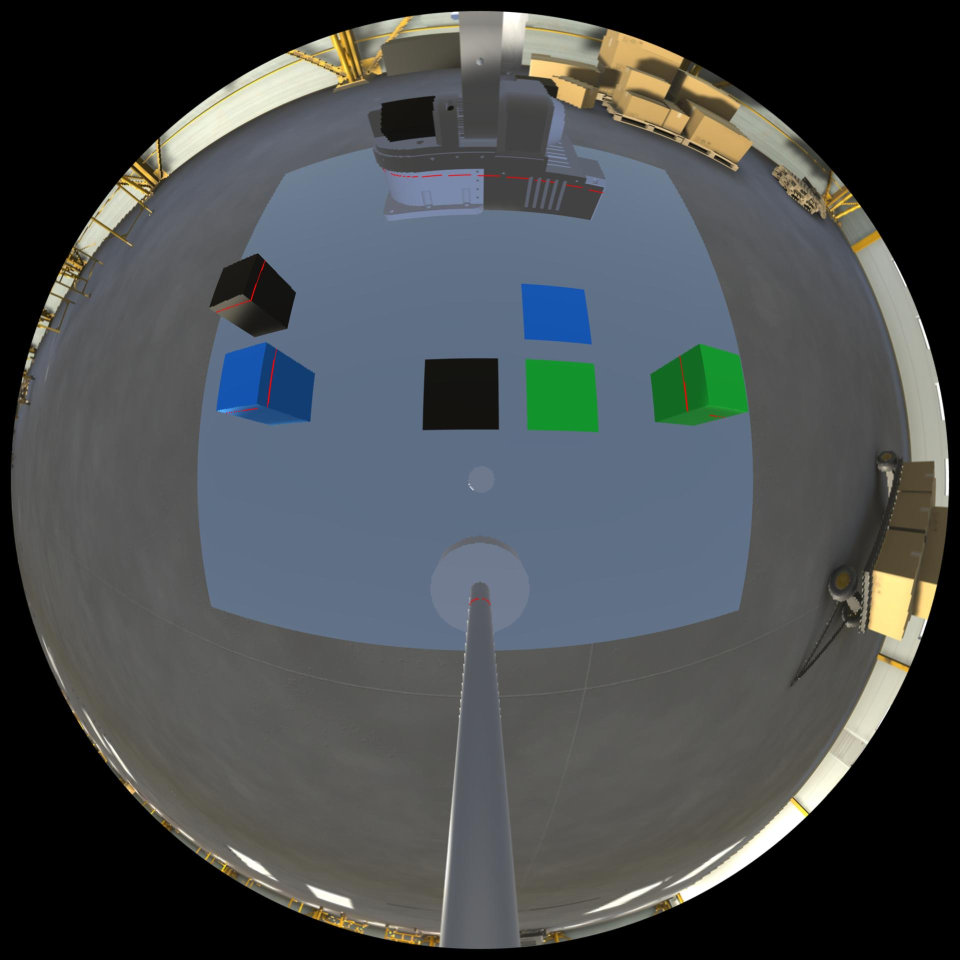
%> input picture MatlabProject/2_Tutorial_Basic_Single_Map/TestImages/image.jpg, 1920 x 1920 px (shown at 1/2 size)
$ octave TutorialBasic.m   (GNU Octave 9; MATLAB toolbox functions it lacks are replaced by stand-ins)
%> lines starting %> are read from the running program, lines starting %| are printed output that depends on the picture; in (x1, y1, x2, y2) boxes, pixels count from 0 and x2, y2 are one past the last pixel; in counts of white or black regions, pixels touching at a corner belong together; the program's own positions count from 1
%> further down, image is the input picture: size 1920x1920x3 uint8; mean R, G, B 72.6, 77.2, 78.9
### MatlabProject/2_Tutorial_Basic_Single_Map/las_segm.m
function BW = las_segm(img)
% http://matlabtricks.com/post-35/a-simple-image-segmentation-example-in-
warning('off','Images:initSize:adjustingMag');
image = img;     % read image
[height, width, planes] = size(image);
%> height = 1920; width = 1920; planes = 3
rgb = reshape(image, height, width * planes);
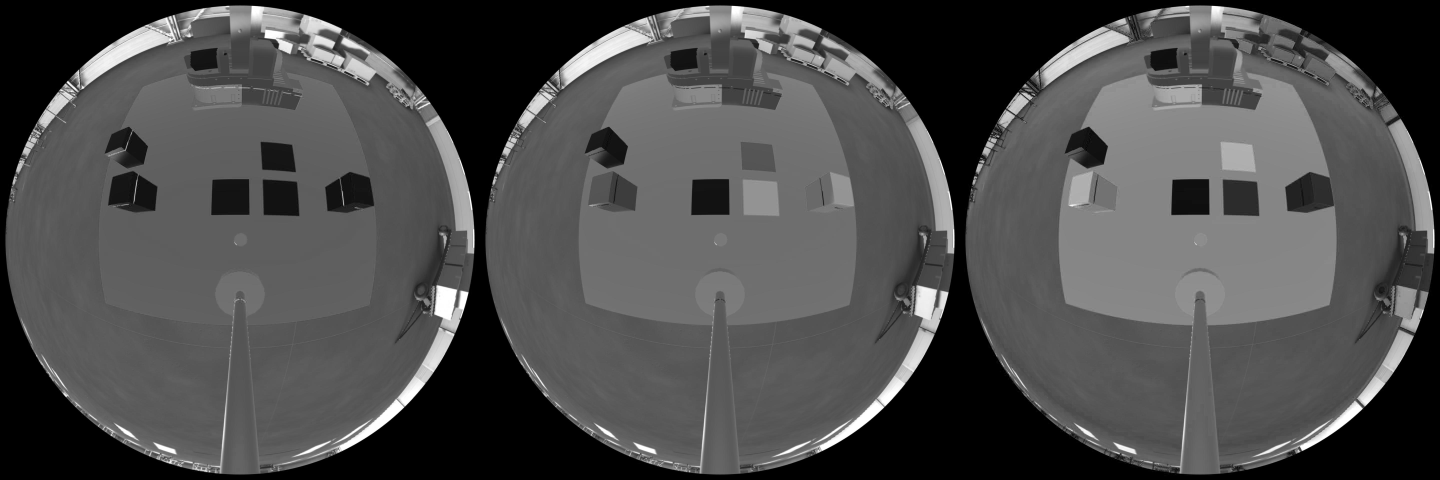
%> rgb: size 1920x5760 uint8 (shown at 1/4 size); min 0, max 255, mean 76.3
imagesc(rgb);                   % visualize RGB planes
r = image(:, :, 1);             % red channel
g = image(:, :, 2);             % green channel
b = image(:, :, 3);             % blue channel
threshold = 100;                % threshold value
imagesc(r < threshold);         % display the binarized image
blueness = double(r) - max(double(g), double(b));
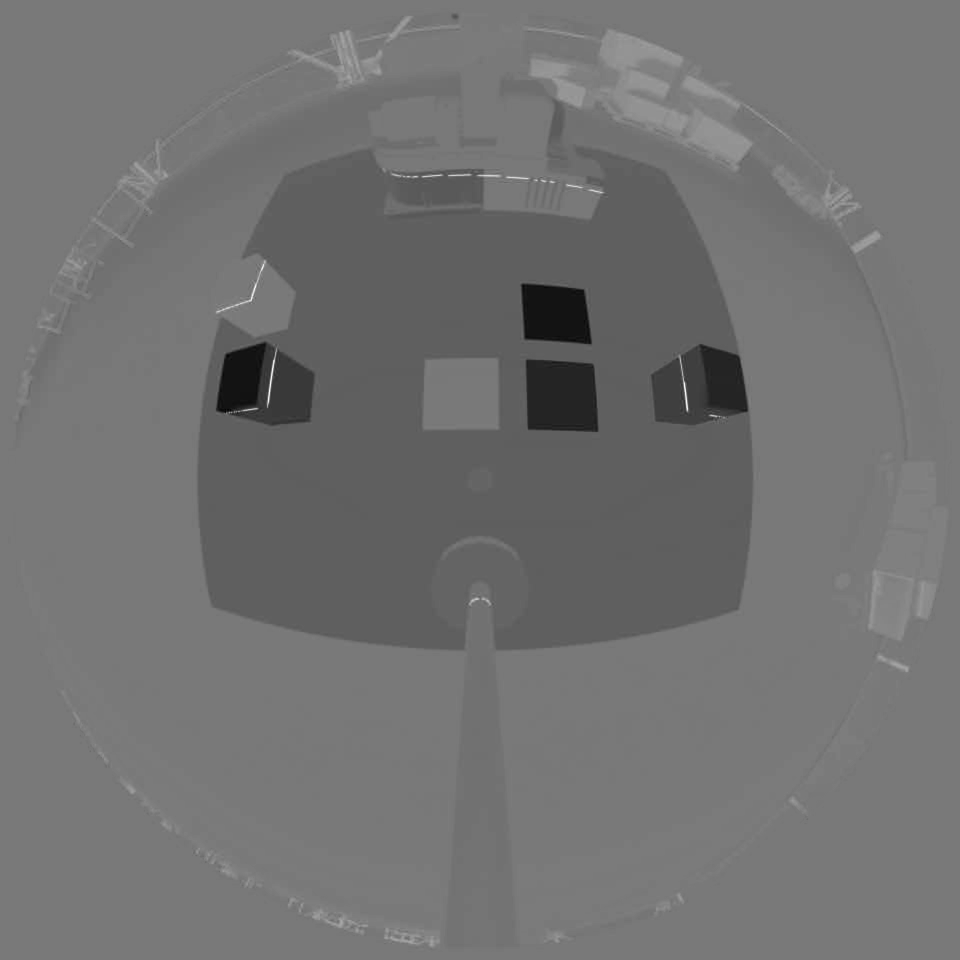
%> blueness: size 1920x1920 double (shown at 1/2 size); min -184, max 203, mean -11.1; drawn with min black and max white
imagesc(blueness);              % visualize RGB planes
mask = blueness < 78;
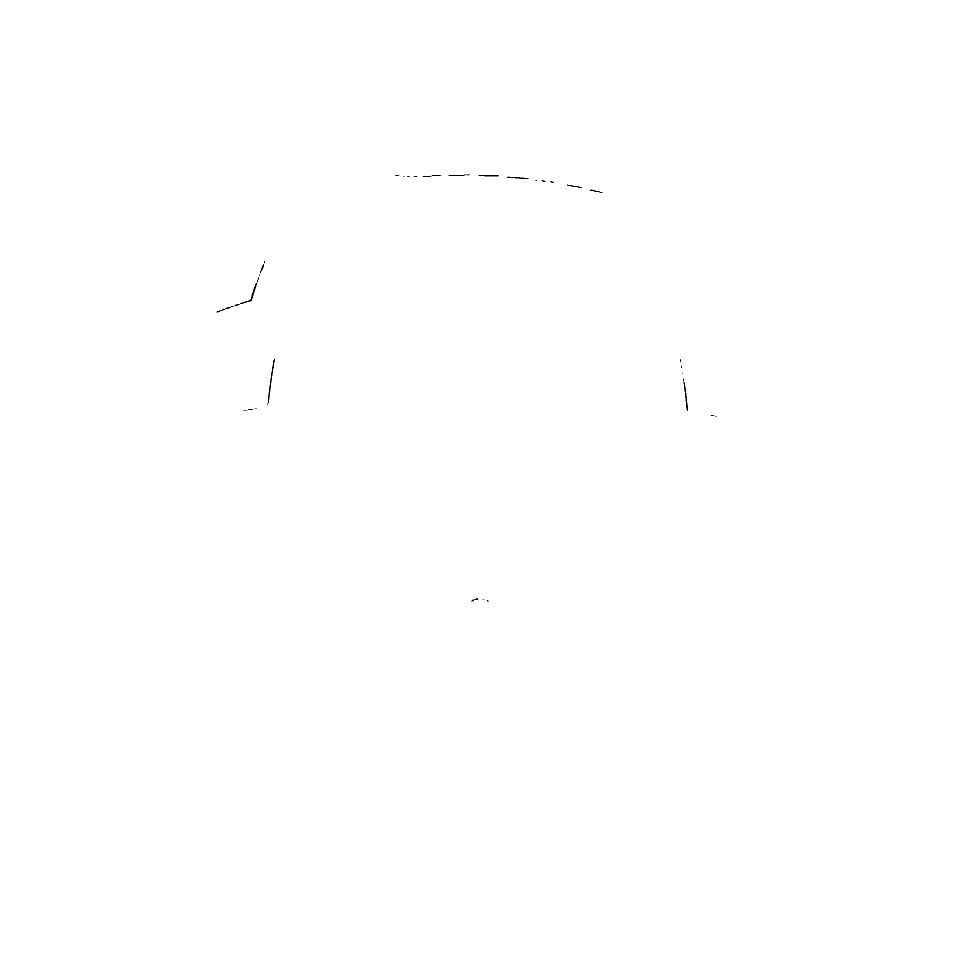
%> mask: size 1920x1920 logical (shown at 1/2 size); 100% white; black in thin lines or dots, all inside (x1, y1, x2, y2) = (433, 349, 1433, 1204)
imagesc(mask);
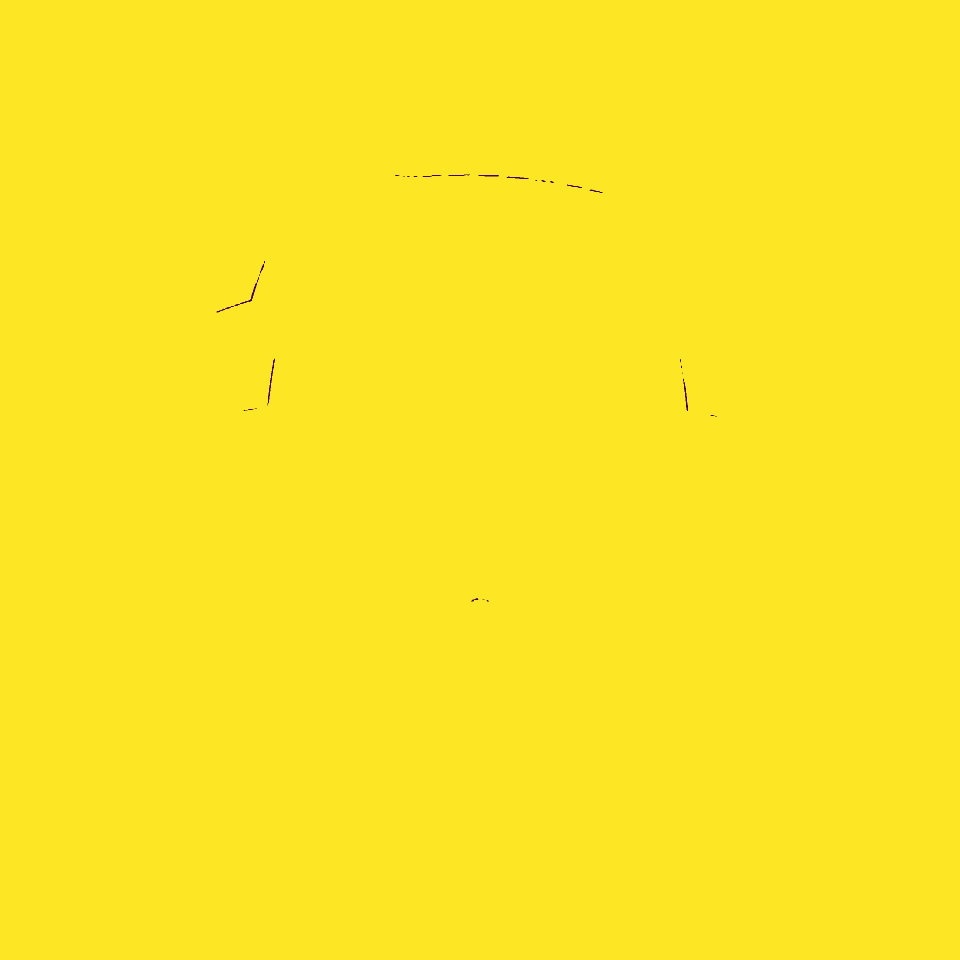
%> displayed picture: size 1920x1920x3, on the screen's scale of 0 to 255 (shown at 1/2 size); mean R, G, B 252.9, 230.9, 37
% labels = bwlabel(mask);
R(~mask) = 255;
G(~mask) = 255;
B(~mask) = 255;
J = cat(3,R,G,B);
BW = ~mask;
% Skeletonization
% BW = im2bw(J,0.4);
% BW = bwmorph(BW,'skel',Inf);
imshow(~BW);
end

### MatlabProject/2_Tutorial_Basic_Single_Map/TutorialBasic.m
clc
clear all
% Laser Segmentation
image = imread('TestImages/image.jpg');
img = las_segm(image);
% Mapping
%> (the run ends here)
